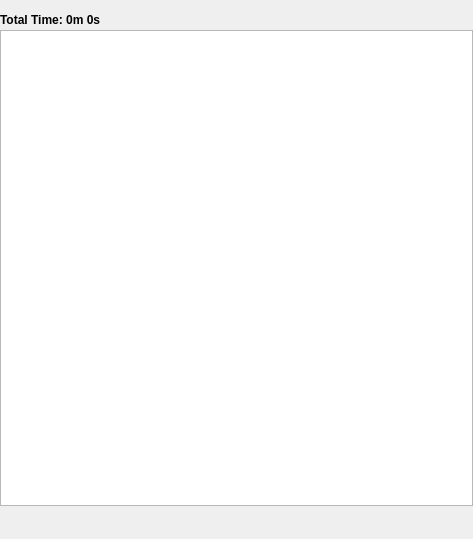
<?xml version="1.0" encoding="UTF-8"?>
<ui version="4.0">
 <class>Playlist_Window</class>
 <widget class="QWidget" name="Playlist_Window">
  <property name="windowModality">
   <enum>Qt::NonModal</enum>
  </property>
  <property name="geometry">
   <rect>
    <x>0</x>
    <y>0</y>
    <width>473</width>
    <height>539</height>
   </rect>
  </property>
  <property name="sizePolicy">
   <sizepolicy hsizetype="Preferred" vsizetype="Preferred">
    <horstretch>0</horstretch>
    <verstretch>0</verstretch>
   </sizepolicy>
  </property>
  <property name="minimumSize">
   <size>
    <width>0</width>
    <height>0</height>
   </size>
  </property>
  <property name="maximumSize">
   <size>
    <width>16516</width>
    <height>16777215</height>
   </size>
  </property>
  <property name="windowTitle">
   <string>Form</string>
  </property>
  <property name="toolTip">
   <string/>
  </property>
  <layout class="QGridLayout" name="gridLayout">
   <property name="sizeConstraint">
    <enum>QLayout::SetDefaultConstraint</enum>
   </property>
   <property name="leftMargin">
    <number>0</number>
   </property>
   <property name="topMargin">
    <number>2</number>
   </property>
   <property name="rightMargin">
    <number>0</number>
   </property>
   <property name="bottomMargin">
    <number>0</number>
   </property>
   <property name="spacing">
    <number>3</number>
   </property>
   <item row="0" column="9">
    <widget class="QPushButton" name="btn_import">
     <property name="minimumSize">
      <size>
       <width>24</width>
       <height>24</height>
      </size>
     </property>
     <property name="maximumSize">
      <size>
       <width>26</width>
       <height>26</height>
      </size>
     </property>
     <property name="focusPolicy">
      <enum>Qt::NoFocus</enum>
     </property>
     <property name="toolTip">
      <string>Import new (orange) tracks to library w/o copying</string>
     </property>
     <property name="text">
      <string/>
     </property>
     <property name="iconSize">
      <size>
       <width>20</width>
       <height>20</height>
      </size>
     </property>
     <property name="flat">
      <bool>true</bool>
     </property>
    </widget>
   </item>
   <item row="0" column="0" colspan="8">
    <widget class="QLabel" name="lab_totalTime">
     <property name="minimumSize">
      <size>
       <width>0</width>
       <height>25</height>
      </size>
     </property>
     <property name="maximumSize">
      <size>
       <width>1000</width>
       <height>16777215</height>
      </size>
     </property>
     <property name="font">
      <font>
       <weight>75</weight>
       <bold>true</bold>
      </font>
     </property>
     <property name="text">
      <string>Total Time: 0m 0s</string>
     </property>
     <property name="alignment">
      <set>Qt::AlignBottom|Qt::AlignLeading|Qt::AlignLeft</set>
     </property>
    </widget>
   </item>
   <item row="1" column="0" colspan="11">
    <layout class="QHBoxLayout" name="horizontalLayout">
     <item>
      <widget class="MyListView" name="listView">
       <property name="sizePolicy">
        <sizepolicy hsizetype="Expanding" vsizetype="MinimumExpanding">
         <horstretch>0</horstretch>
         <verstretch>0</verstretch>
        </sizepolicy>
       </property>
       <property name="minimumSize">
        <size>
         <width>200</width>
         <height>0</height>
        </size>
       </property>
       <property name="maximumSize">
        <size>
         <width>167721</width>
         <height>16777215</height>
        </size>
       </property>
       <property name="styleSheet">
        <string notr="true"/>
       </property>
       <property name="horizontalScrollBarPolicy">
        <enum>Qt::ScrollBarAlwaysOff</enum>
       </property>
       <property name="selectionMode">
        <enum>QAbstractItemView::ExtendedSelection</enum>
       </property>
      </widget>
     </item>
    </layout>
   </item>
   <item row="0" column="8">
    <spacer name="horizontalSpacer_3">
     <property name="orientation">
      <enum>Qt::Horizontal</enum>
     </property>
     <property name="sizeHint" stdset="0">
      <size>
       <width>40</width>
       <height>20</height>
      </size>
     </property>
    </spacer>
   </item>
   <item row="3" column="10">
    <widget class="QPushButton" name="btn_numbers">
     <property name="minimumSize">
      <size>
       <width>30</width>
       <height>30</height>
      </size>
     </property>
     <property name="maximumSize">
      <size>
       <width>30</width>
       <height>30</height>
      </size>
     </property>
     <property name="focusPolicy">
      <enum>Qt::NoFocus</enum>
     </property>
     <property name="toolTip">
      <string>Show numbers in playlist</string>
     </property>
     <property name="text">
      <string/>
     </property>
     <property name="iconSize">
      <size>
       <width>22</width>
       <height>22</height>
      </size>
     </property>
     <property name="checkable">
      <bool>true</bool>
     </property>
     <property name="flat">
      <bool>true</bool>
     </property>
    </widget>
   </item>
   <item row="0" column="10">
    <widget class="QPushButton" name="btn_clear">
     <property name="minimumSize">
      <size>
       <width>24</width>
       <height>24</height>
      </size>
     </property>
     <property name="maximumSize">
      <size>
       <width>26</width>
       <height>26</height>
      </size>
     </property>
     <property name="focusPolicy">
      <enum>Qt::NoFocus</enum>
     </property>
     <property name="toolTip">
      <string>Clear Playlist</string>
     </property>
     <property name="text">
      <string/>
     </property>
     <property name="icon">
      <iconset>
       <normaloff>../../../.designer/backup/icons/broom.png</normaloff>../../../.designer/backup/icons/broom.png</iconset>
     </property>
     <property name="iconSize">
      <size>
       <width>24</width>
       <height>24</height>
      </size>
     </property>
     <property name="flat">
      <bool>true</bool>
     </property>
    </widget>
   </item>
   <item row="3" column="0">
    <layout class="QHBoxLayout" name="horizontalLayout_2">
     <item>
      <widget class="QPushButton" name="btn_rep1">
       <property name="minimumSize">
        <size>
         <width>30</width>
         <height>30</height>
        </size>
       </property>
       <property name="maximumSize">
        <size>
         <width>30</width>
         <height>30</height>
        </size>
       </property>
       <property name="focusPolicy">
        <enum>Qt::NoFocus</enum>
       </property>
       <property name="toolTip">
        <string>Repeat 1</string>
       </property>
       <property name="text">
        <string/>
       </property>
       <property name="icon">
        <iconset>
         <normaloff>../../../icons/rep1.png</normaloff>../../../icons/rep1.png</iconset>
       </property>
       <property name="iconSize">
        <size>
         <width>22</width>
         <height>22</height>
        </size>
       </property>
       <property name="shortcut">
        <string>Enter</string>
       </property>
       <property name="checkable">
        <bool>true</bool>
       </property>
       <property name="flat">
        <bool>true</bool>
       </property>
      </widget>
     </item>
     <item>
      <widget class="QPushButton" name="btn_repAll">
       <property name="minimumSize">
        <size>
         <width>30</width>
         <height>30</height>
        </size>
       </property>
       <property name="maximumSize">
        <size>
         <width>30</width>
         <height>30</height>
        </size>
       </property>
       <property name="focusPolicy">
        <enum>Qt::NoFocus</enum>
       </property>
       <property name="toolTip">
        <string>Repeat All</string>
       </property>
       <property name="text">
        <string/>
       </property>
       <property name="icon">
        <iconset>
         <normaloff>../../../icons/repAll.png</normaloff>../../../icons/repAll.png</iconset>
       </property>
       <property name="iconSize">
        <size>
         <width>22</width>
         <height>22</height>
        </size>
       </property>
       <property name="shortcut">
        <string>Enter</string>
       </property>
       <property name="checkable">
        <bool>true</bool>
       </property>
       <property name="flat">
        <bool>true</bool>
       </property>
      </widget>
     </item>
     <item>
      <widget class="QPushButton" name="btn_shuffle">
       <property name="minimumSize">
        <size>
         <width>30</width>
         <height>30</height>
        </size>
       </property>
       <property name="maximumSize">
        <size>
         <width>30</width>
         <height>30</height>
        </size>
       </property>
       <property name="focusPolicy">
        <enum>Qt::NoFocus</enum>
       </property>
       <property name="toolTip">
        <string>Shuffle</string>
       </property>
       <property name="text">
        <string/>
       </property>
       <property name="icon">
        <iconset>
         <normaloff>../../../icons/shuffle.png</normaloff>../../../icons/shuffle.png</iconset>
       </property>
       <property name="iconSize">
        <size>
         <width>22</width>
         <height>22</height>
        </size>
       </property>
       <property name="shortcut">
        <string>Enter</string>
       </property>
       <property name="checkable">
        <bool>true</bool>
       </property>
       <property name="flat">
        <bool>true</bool>
       </property>
      </widget>
     </item>
     <item>
      <widget class="QPushButton" name="btn_append">
       <property name="minimumSize">
        <size>
         <width>30</width>
         <height>30</height>
        </size>
       </property>
       <property name="maximumSize">
        <size>
         <width>30</width>
         <height>30</height>
        </size>
       </property>
       <property name="focusPolicy">
        <enum>Qt::NoFocus</enum>
       </property>
       <property name="toolTip">
        <string>Append when adding new tracks</string>
       </property>
       <property name="text">
        <string/>
       </property>
       <property name="icon">
        <iconset>
         <normaloff>../../../.designer/backup/icons/append.png</normaloff>../../../.designer/backup/icons/append.png</iconset>
       </property>
       <property name="iconSize">
        <size>
         <width>22</width>
         <height>22</height>
        </size>
       </property>
       <property name="shortcut">
        <string>Enter</string>
       </property>
       <property name="checkable">
        <bool>true</bool>
       </property>
       <property name="flat">
        <bool>true</bool>
       </property>
      </widget>
     </item>
     <item>
      <widget class="QPushButton" name="btn_dynamic">
       <property name="minimumSize">
        <size>
         <width>30</width>
         <height>30</height>
        </size>
       </property>
       <property name="maximumSize">
        <size>
         <width>30</width>
         <height>30</height>
        </size>
       </property>
       <property name="focusPolicy">
        <enum>Qt::NoFocus</enum>
       </property>
       <property name="toolTip">
        <string>Dynamic playing</string>
       </property>
       <property name="text">
        <string/>
       </property>
       <property name="icon">
        <iconset>
         <normaloff>../../../icons/dynamic.png</normaloff>../../../icons/dynamic.png</iconset>
       </property>
       <property name="iconSize">
        <size>
         <width>22</width>
         <height>22</height>
        </size>
       </property>
       <property name="shortcut">
        <string>Enter</string>
       </property>
       <property name="checkable">
        <bool>true</bool>
       </property>
       <property name="flat">
        <bool>true</bool>
       </property>
      </widget>
     </item>
    </layout>
   </item>
   <item row="3" column="1" colspan="9">
    <spacer name="horizontalSpacer">
     <property name="orientation">
      <enum>Qt::Horizontal</enum>
     </property>
     <property name="sizeHint" stdset="0">
      <size>
       <width>40</width>
       <height>20</height>
      </size>
     </property>
    </spacer>
   </item>
  </layout>
 </widget>
 <customwidgets>
  <customwidget>
   <class>MyListView</class>
   <extends>QListView</extends>
   <header>GUI/MyListView.h</header>
  </customwidget>
 </customwidgets>
 <resources/>
 <connections/>
</ui>
